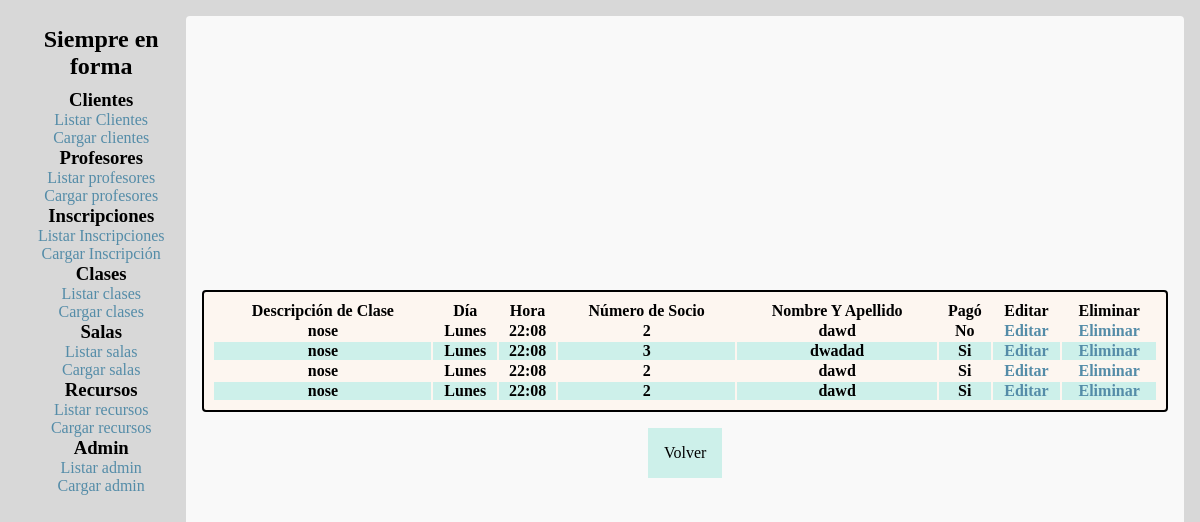
Screenshot of /code/inscripciones/listar-inscripciones.php?idclase=1 with the database file from the repository.
### tables this page shows
CREATE TABLE `inscripciones` (
  `idinscripcion` int(11) NOT NULL,
  `idclase` int(11) NOT NULL,
  `idcliente` int(11) NOT NULL
);

CREATE TABLE `clases` (
  `idclase` int(11) NOT NULL,
  `idsala` int(11) NOT NULL,
  `idprofesor` int(11) NOT NULL,
  `descripcion` varchar(150) NOT NULL,
  `codigo` varchar(5) NOT NULL,
  `dia` varchar(10) NOT NULL,
  `hora` varchar(5) NOT NULL,
  `eliminado` char(1) NOT NULL DEFAULT '0'
);

CREATE TABLE `clientes` (
  `idcliente` int(11) NOT NULL,
  `nomape` varchar(100) NOT NULL,
  `telefono` varchar(15) NOT NULL,
  `correo` varchar(150) NOT NULL,
  `profesion` varchar(20) NOT NULL,
  `eliminado` char(1) NOT NULL DEFAULT '0'
);

CREATE TABLE `pagos` (
  `idpago` int(11) NOT NULL,
  `idinscripcion` int(11) NOT NULL,
  `fecha` varchar(10) NOT NULL,
  `pagocuota` char(1) NOT NULL
);

### code/inscripciones/listar-inscripciones.php (the view)
<?php require_once("../conexion.php"); ?>
<!DOCTYPE html>
<html lang="en">
<?php require_once("../_header.php"); ?>
<body>
<?php require_once("../_navbar.php"); ?>
<main>
    <table>
            <thead>
                <tr class="TABLA__fila">
                    <th>Descripción de Clase</th>
                    <th>Día</th>
                    <th>Hora</th>
                    <th>Número de Socio</th>
                    <th>Nombre Y Apellido</th>
                    <th>Pagó</th>
                    <th>Editar</th>
                    <th>Eliminar</th>
                </tr>
            </thead>
    <?php
        $idclase = $_GET["idclase"];
        $sql = "SELECT i.idinscripcion, c.descripcion, c.dia, c.hora, cl.idcliente, cl.nomape, p.pagocuota, p.fecha FROM inscripciones i LEFT JOIN clases c on(c.idclase = i.idclase) LEFT JOIN clientes cl on (cl.idcliente = i.idcliente) LEFT JOIN pagos p on (i.idinscripcion = p.idinscripcion) WHERE c.idclase = $idclase AND cl.eliminado = '0'";
        $consulta = mysqli_query($link,$sql);
        while($row = mysqli_fetch_assoc($consulta)){
            echo "<tr class='TABLA__fila'>";
            echo "<th>",$row["descripcion"],"</th>";
            echo "<th>",$row["dia"],"</th>";
            echo "<th>",$row["hora"],"</th>";
            echo "<th>",$row["idcliente"],"</th>";
            echo "<th>",$row["nomape"],"</th>";
            if($row["pagocuota"] == 1)
                $pago = "Si";
            else
                $pago = "No";
            echo "<th>",$pago,"</th>";
            echo "<th><a href='editar-inscripcion.php?id=",$row["idinscripcion"],"&idclase=", $idclase,"'>Editar</a></th>";
            echo "<th><a href='eliminar-cliente.php?id=",$row["idcliente"],"'>Eliminar</a></th>";
            echo "</tr>";
        }
    ?>
    </table>
    <a class="BOTON" href='seleccionar-clase-inscripcion.php'>Volver</a>
    </main>
</body>

### code/css/style.css (style rules this page uses)
:root { --color1:#FDF6F0; --color2:#548CA8; --color3:#F9F9F9; --color4:#CDF0EA; }
* { margin: 0; padding: 0; }
body { background: rgba(200,200,200,70%); display: flex; justify-content: space-between; padding: 1em; }
a { color: var(--color2); text-decoration: none; transition:color 1s; }
.CONTENEDOR,main { border: 3px var(--color4); border-radius: 4px; background-color: var(--color3); padding: 1em; width: 85vw; height: 90vh; display: flex; flex-direction: column; justify-content: center; align-content: center; }
.TABLA, table { background: var(--color1); border: 2px black solid; border-radius: 4px; padding: .5em; overflow: auto; }
tr:nth-child(even) { background-color: var(--color4); }

### code/css/forms.css (style rules this page uses)
.BOTON { margin: 1rem; padding: 1em; align-self: center; text-align: center; background-color: var(--color4); color: black; }

### rows the page displays
inscripciones: idclase.descripcion "nose", idclase.dia "Lunes", idclase.hora "22:08", idcliente.idcliente "2", idcliente.nomape "dawd", pago "No"
inscripciones: idclase.descripcion "nose", idclase.dia "Lunes", idclase.hora "22:08", idcliente.idcliente "3", idcliente.nomape "dwadad", pagos.pagocuota "Si"
inscripciones: idclase.descripcion "nose", idclase.dia "Lunes", idclase.hora "22:08", idcliente.idcliente "2", idcliente.nomape "dawd", pagos.pagocuota "Si"
inscripciones: idclase.descripcion "nose", idclase.dia "Lunes", idclase.hora "22:08", idcliente.idcliente "2", idcliente.nomape "dawd", pagos.pagocuota "Si"
